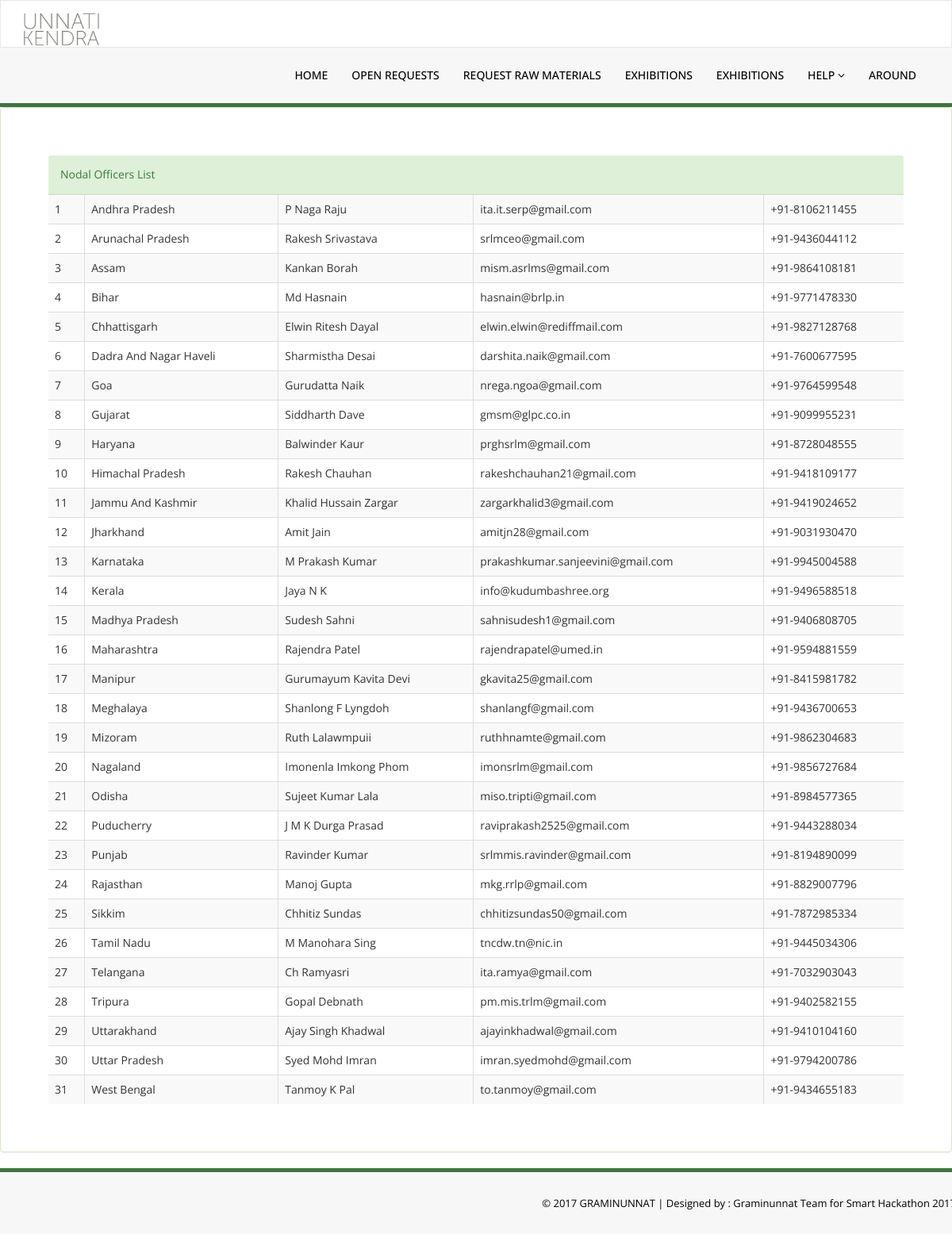
/nodal_officers/load_nodal_officers.php, run on the app's committed database.
### tables this page shows
CREATE TABLE `nodal_officers` (
  `s_no` int(11) NOT NULL,
  `state_name` varchar(50) NOT NULL,
  `officer_name` varchar(50) NOT NULL,
  `email_id` varchar(50) NOT NULL,
  `mobile_number` varchar(50) NOT NULL
);

### nodal_officers/load_nodal_officers.php (the view, shortened to what this page needs)
<?php
	include('connect.php');
	include('../header.php');
	$sql = "SELECT * FROM `nodal_officers`";
	$query = mysqli_query($connect , $sql);
?>
<div class="panel panel-success" style="padding:5%">
<div class="panel-heading">
    Nodal Officers List
</div>
<div class="table-responsive">
<table class="table table-striped table-bordered table-hover" id="dataTables-example">
<?php
	if ( $query ) {
		while($row = mysqli_fetch_assoc($query)){
			echo '<tr>
					<td>'
						.$row['s_no'].
					'</td>
					<td>'
						.$row['state_name'].
					'</td>
					<td>'
						.$row['officer_name'].
					'</td>
					<td>'
						.$row['email_id'].
					'</td>
					<td>'
						.$row['mobile_number'].
					'</td>
				  </tr>';
		}
	}
	?>
</table></div></div>
<?php
	include('../footer.php');
?>

### data on the page
nodal_officers: s_no "1", state_name "Andhra Pradesh", officer_name "P Naga Raju", email "ita.it.serp@gmail.com", mobile_number "+91-8106211455"
nodal_officers: s_no "2", state_name "Arunachal Pradesh", officer_name "Rakesh Srivastava", email "srlmceo@gmail.com", mobile_number "+91-9436044112"
nodal_officers: s_no "3", state_name "Assam", officer_name "Kankan Borah", email "mism.asrlms@gmail.com", mobile_number "+91-9864108181"
nodal_officers: s_no "4", state_name "Bihar", officer_name "Md Hasnain", email "hasnain@brlp.in", mobile_number "+91-9771478330"
nodal_officers: s_no "5", state_name "Chhattisgarh", officer_name "Elwin Ritesh Dayal", email "elwin.elwin@rediffmail.com", mobile_number "+91-9827128768"
nodal_officers: s_no "6", state_name "Dadra And Nagar Haveli", officer_name "Sharmistha Desai", email "darshita.naik@gmail.com", mobile_number "+91-7600677595"
nodal_officers: s_no "7", state_name "Goa", officer_name "Gurudatta Naik", email "nrega.ngoa@gmail.com", mobile_number "+91-9764599548"
nodal_officers: s_no "8", state_name "Gujarat", officer_name "Siddharth Dave", email "gmsm@glpc.co.in", mobile_number "+91-9099955231"
nodal_officers: s_no "9", state_name "Haryana", officer_name "Balwinder Kaur", email "prghsrlm@gmail.com", mobile_number "+91-8728048555"
nodal_officers: s_no "10", state_name "Himachal Pradesh", officer_name "Rakesh Chauhan", email "rakeshchauhan21@gmail.com", mobile_number "+91-9418109177"
nodal_officers: s_no "11", state_name "Jammu And Kashmir", officer_name "Khalid Hussain Zargar", email "zargarkhalid3@gmail.com", mobile_number "+91-9419024652"
nodal_officers: s_no "12", state_name "Jharkhand", officer_name "Amit Jain", email "amitjn28@gmail.com", mobile_number "+91-9031930470"
nodal_officers: s_no "13", state_name "Karnataka", officer_name "M Prakash Kumar", email "prakashkumar.sanjeevini@gmail.com", mobile_number "+91-9945004588"
nodal_officers: s_no "14", state_name "Kerala", officer_name "Jaya N K", email "info@kudumbashree.org", mobile_number "+91-9496588518"
nodal_officers: s_no "15", state_name "Madhya Pradesh", officer_name "Sudesh Sahni", email "sahnisudesh1@gmail.com", mobile_number "+91-9406808705"
nodal_officers: s_no "16", state_name "Maharashtra", officer_name "Rajendra Patel", email "rajendrapatel@umed.in", mobile_number "+91-9594881559"
nodal_officers: s_no "17", state_name "Manipur", officer_name "Gurumayum Kavita Devi", email "gkavita25@gmail.com", mobile_number "+91-8415981782"
nodal_officers: s_no "18", state_name "Meghalaya", officer_name "Shanlong F Lyngdoh", email "shanlangf@gmail.com", mobile_number "+91-9436700653"
nodal_officers: s_no "19", state_name "Mizoram", officer_name "Ruth Lalawmpuii", email "ruthhnamte@gmail.com", mobile_number "+91-9862304683"
nodal_officers: s_no "20", state_name "Nagaland", officer_name "Imonenla Imkong Phom", email "imonsrlm@gmail.com", mobile_number "+91-9856727684"
nodal_officers: s_no "21", state_name "Odisha", officer_name "Sujeet Kumar Lala", email "miso.tripti@gmail.com", mobile_number "+91-8984577365"
nodal_officers: s_no "22", state_name "Puducherry", officer_name "J M K Durga Prasad", email "raviprakash2525@gmail.com", mobile_number "+91-9443288034"
nodal_officers: s_no "23", state_name "Punjab", officer_name "Ravinder Kumar", email "srlmmis.ravinder@gmail.com", mobile_number "+91-8194890099"
nodal_officers: s_no "24", state_name "Rajasthan", officer_name "Manoj Gupta", email "mkg.rrlp@gmail.com", mobile_number "+91-8829007796"
nodal_officers: s_no "25", state_name "Sikkim", officer_name "Chhitiz Sundas", email "chhitizsundas50@gmail.com", mobile_number "+91-7872985334"
nodal_officers: s_no "26", state_name "Tamil Nadu", officer_name "M Manohara Sing", email "tncdw.tn@nic.in", mobile_number "+91-9445034306"
nodal_officers: s_no "27", state_name "Telangana", officer_name "Ch Ramyasri", email "ita.ramya@gmail.com", mobile_number "+91-7032903043"
nodal_officers: s_no "28", state_name "Tripura", officer_name "Gopal Debnath", email "pm.mis.trlm@gmail.com", mobile_number "+91-9402582155"
nodal_officers: s_no "29", state_name "Uttarakhand", officer_name "Ajay Singh Khadwal", email "ajayinkhadwal@gmail.com", mobile_number "+91-9410104160"
nodal_officers: s_no "30", state_name "Uttar Pradesh", officer_name "Syed Mohd Imran", email "imran.syedmohd@gmail.com", mobile_number "+91-9794200786"
nodal_officers: s_no "31", state_name "West Bengal", officer_name "Tanmoy K Pal", email "to.tanmoy@gmail.com", mobile_number "+91-9434655183"
